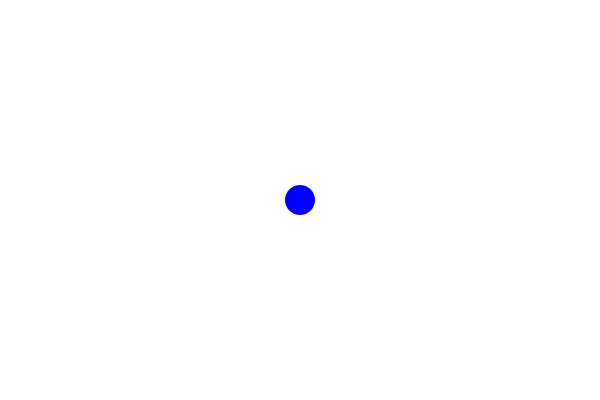
Frame 1 (no input)
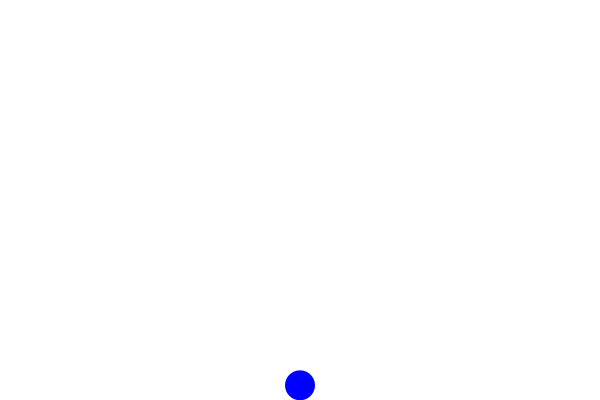
Frame 60 (the mouse pressed at the canvas centre just before this capture)
Frame 120 (the mouse held since frame 60 and released just before this capture): identical to frame 60, image omitted

The Processing sketch that drew these frames (run headless with seeded random() and noise(); from frame 60 on, the mouse is pressed at the canvas centre):

// Processing sketch: JumpCircle1
// ── JumpCircle1.pde
float x = 300;
float y = 200;
float s = 30;
float dx = 0;
float dy = 0;
boolean up, down, left, right;

void setup() {
  size(600,400);
}

void draw() {
  background(255);
  noStroke();
  fill(0,0,255);
  ellipse(x,y,s,s);

  if (y > height-s/2) {
    dy = 0;
    y = height-s/2;
  } else {
    dy += 0.3;
  }

  if (keyPressed) {
    if (up && dy == 0) { dy = -12; }
    if (down) { dy += 2; }
    if (left) { dx -= 0.1; }
    if (right) { dx += 0.1; }
  }

  dx *= 0.98;
  x += dx;
  y += dy;
}

void keyPressed() {
  if (keyCode == UP) up = true;
  if (keyCode == DOWN) down = true;
  if (keyCode == LEFT) left = true;
  if (keyCode == RIGHT) right = true;
}

void keyReleased() {
  if (keyCode == UP) up = false;
  if (keyCode == DOWN) down = false;
  if (keyCode == LEFT) left = false;
  if (keyCode == RIGHT) right = false;
}
